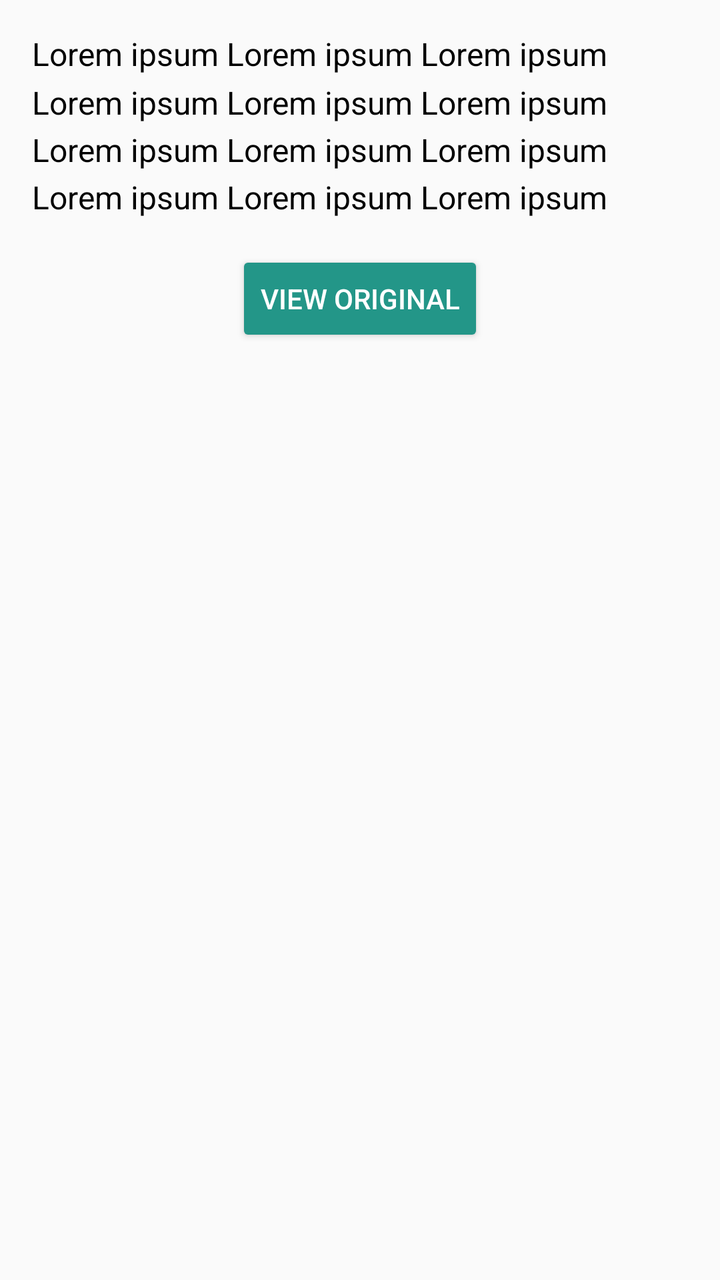
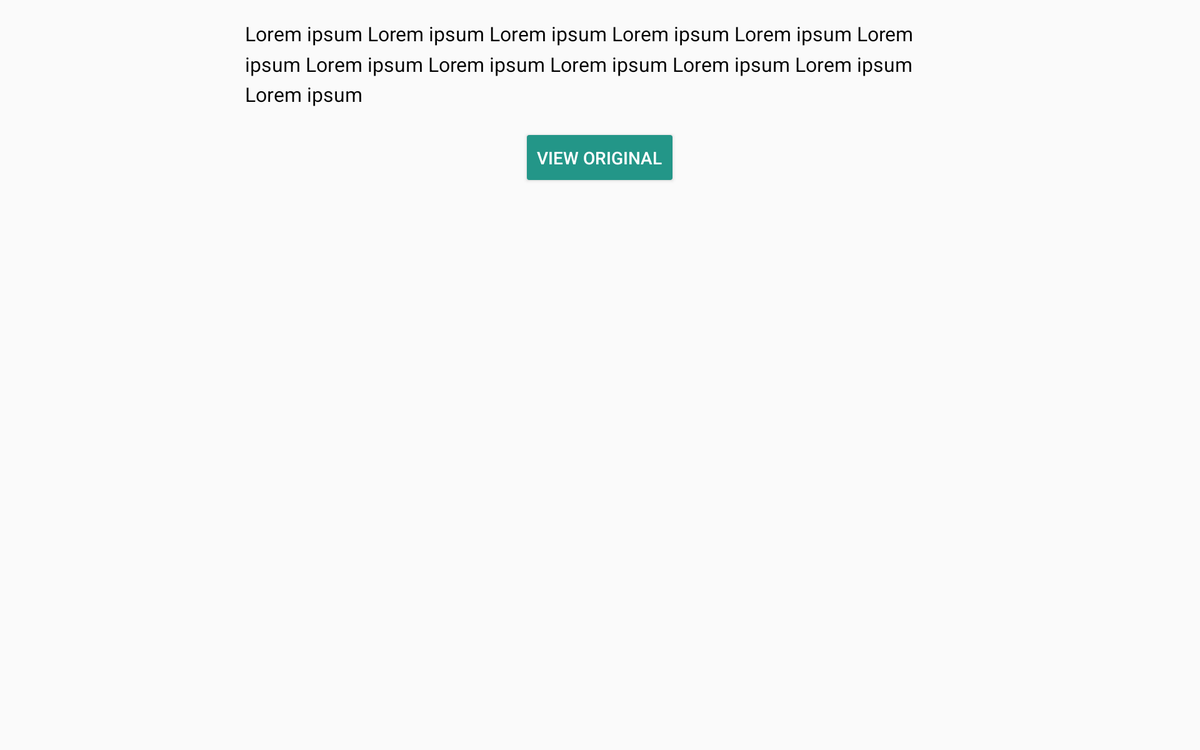

One screen, two layout resources from the same app: the default and the repository's alternative for another configuration. Each is rendered where Android would select it; the XML of both is given below.
<!-- AndroidManifest.xml: application theme AppTheme -->
<!-- res/layout/story_detail_content_wrapper.xml -->
<?xml version="1.0" encoding="utf-8"?>
<LinearLayout xmlns:android="http://schemas.android.com/apk/res/android"
    android:layout_width="match_parent"
    android:layout_height="match_parent">
    <include layout="@layout/story_detail_content" />
</LinearLayout>
<!-- res/layout/story_detail_content.xml (included above) -->
<LinearLayout xmlns:android="http://schemas.android.com/apk/res/android"
    xmlns:tools="http://schemas.android.com/tools"
    android:layout_width="match_parent"
    android:layout_height="match_parent"
    android:orientation="vertical">

    <TextView
        android:id="@+id/story_content"
        style="?android:attr/textAppearanceMedium"
        android:layout_width="match_parent"
        android:layout_height="wrap_content"
        android:lineSpacingMultiplier="@fraction/story_content_line_spacing_multiplier"
        android:padding="@dimen/story_detail_content_padding"
        android:textColor="#000"
        android:textSize="@dimen/story_detail_text_size"
        tools:text="Lorem ipsum Lorem ipsum Lorem ipsum Lorem ipsum Lorem ipsum Lorem ipsum Lorem ipsum Lorem ipsum Lorem ipsum Lorem ipsum Lorem ipsum Lorem ipsum" />

    <Button
        android:id="@+id/story_detail_view_original"
        style="@style/Widget.AppCompat.Button.Colored"
        android:layout_width="wrap_content"
        android:layout_height="wrap_content"
        android:layout_gravity="center"
        android:layout_marginBottom="@dimen/story_detail_content_padding"
        android:text="@string/story_detail_read_original" />

</LinearLayout>
<!-- resources referenced by this layout -->
<resources>
  <dimen name="story_detail_content_padding">16dp</dimen>
  <dimen name="story_detail_text_size">16sp</dimen>
  <string name="story_detail_read_original">View original</string>
  <!-- from res/values-v21/ -->
  <style name="AppTheme" parent="Base.AppTheme">
          
          <item name="android:windowTranslucentStatus">true</item>
  
          
          <item name="android:windowContentTransitions">true</item>
  
          
          <item name="android:windowEnterTransition">@android:transition/slide_bottom</item>
          <item name="android:windowExitTransition">@android:transition/slide_bottom</item>
  
          
          <item name="android:windowSharedElementEnterTransition">
              @transition/change_image_transform</item>
          <item name="android:windowSharedElementExitTransition">
              @transition/change_image_transform</item>
      </style>
  <style name="Base.AppTheme" parent="Theme.AppCompat.Light.NoActionBar">
          
          <item name="colorPrimary">@color/colorPrimary</item>
          <item name="colorPrimaryDark">@color/colorPrimaryDark</item>
          <item name="colorAccent">@color/colorAccent</item>
      </style>
  <color name="colorPrimary">#ED6700</color>
  <color name="colorPrimaryDark">#BF360B</color>
  <color name="colorAccent">#239688</color>
</resources>
<!-- res/layout-sw600dp-land/story_detail_content_wrapper.xml (the repository's variant of the layout above) -->
<!-- drawn on a 7-inch tablet turned sideways -->
<?xml version="1.0" encoding="utf-8"?>
<LinearLayout xmlns:android="http://schemas.android.com/apk/res/android"
    android:layout_width="match_parent"
    android:layout_height="match_parent"
    android:gravity="center_horizontal">

    <FrameLayout
        android:layout_width="@dimen/story_detail_content_width"
        android:layout_height="match_parent">

        <include layout="@layout/story_detail_content" />
    </FrameLayout>
</LinearLayout>
<!-- resources referenced by the variant -->
<!-- as a 7-inch tablet turned sideways resolves them -->
<resources>
  <dimen name="story_detail_content_padding">16dp</dimen>
  <dimen name="story_detail_content_width">600dp</dimen>
  <dimen name="story_detail_text_size">16sp</dimen>
  <string name="story_detail_read_original">View original</string>
  <!-- from res/values-v21/ -->
  <style name="AppTheme" parent="Base.AppTheme">
          
          <item name="android:windowTranslucentStatus">true</item>
  
          
          <item name="android:windowContentTransitions">true</item>
  
          
          <item name="android:windowEnterTransition">@android:transition/slide_bottom</item>
          <item name="android:windowExitTransition">@android:transition/slide_bottom</item>
  
          
          <item name="android:windowSharedElementEnterTransition">
              @transition/change_image_transform</item>
          <item name="android:windowSharedElementExitTransition">
              @transition/change_image_transform</item>
      </style>
  <style name="Base.AppTheme" parent="Theme.AppCompat.Light.NoActionBar">
          
          <item name="colorPrimary">@color/colorPrimary</item>
          <item name="colorPrimaryDark">@color/colorPrimaryDark</item>
          <item name="colorAccent">@color/colorAccent</item>
      </style>
  <color name="colorPrimary">#ED6700</color>
  <color name="colorPrimaryDark">#BF360B</color>
  <color name="colorAccent">#239688</color>
</resources>
